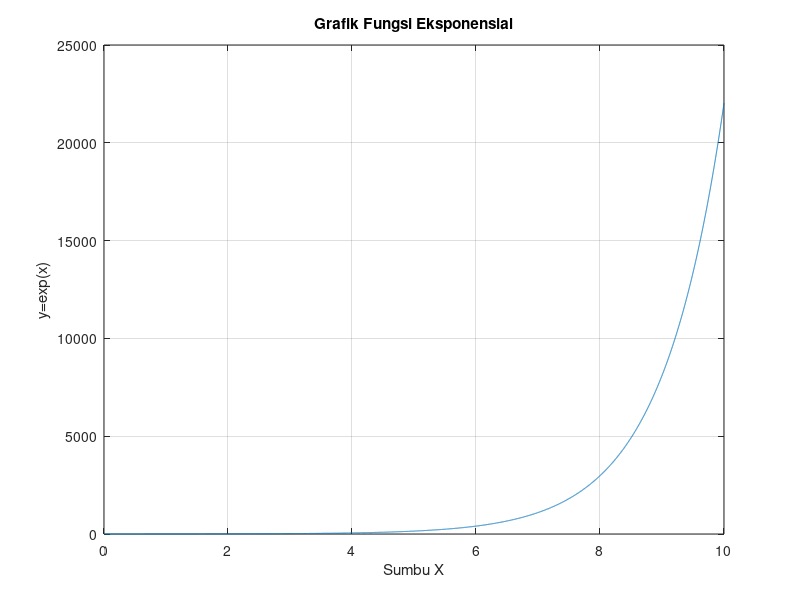

The MATLAB source for this figure:
x = 0:0.001:10;
y = exp(x);
plot(x,y)
title('Grafik Fungsi Eksponensial')
xlabel('Sumbu X')
ylabel('y=exp(x)')
grid

%KELOMPOK 8